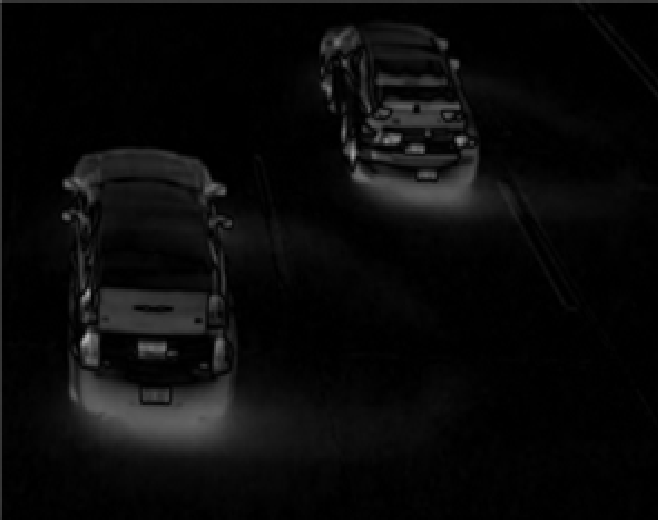
//> input picture images/1.png, 658 x 520 px, given in place of video.mp4, which was not available
$ ./main_t   (built with g++ and OpenCV 4)
//> lines starting //> are read from the running program, lines starting //| are printed output that depends on the picture; after the words box and inside, x2 and y2 are one past the last pixel; in counts of white or black regions, pixels touching at a corner belong together; pictures that were not available may be replaced by others from this repository, and a replacement may not be noted
#include "opencv.hpp"

using namespace cv;
using namespace std;

Mat BlendingPixel(const Mat& mbgrImgUnderlay, const Mat& mbgraImgOverlay, const Point& location); //메뉴바 그리기 함수

#define ABS(x,y)   ((x)>(y) ? (x)-(y) : (y)-(x)) //Max or Min 변경
#define RINFO_MAX    1280 // 화면 사이즈(Y)
#define RINFO_X      18 // 동일차량 x좌표 이동값
#define RINFO_Y      18 // 동일차량 y좌표 이동값
#define RINFO_VALID  292 // 더이상 카운트하지 않는 범위

bool check = false; // Line 색상 변경을 위한 조건식
int total_count = 0; // 카운트 변수

typedef struct rInfo //차량의 센터값 계산을 위한 정보 저장
{
	int x, y;
	int count;
	int px, py;
	int n;
	int id;
}   RINFO, *LPRINFO;

RINFO   rInfo[RINFO_MAX + 1];

LPRINFO   rInfoGet() //정보 불러오기
{
	return rInfo;
}

void   rInfoClear() //초기화
{
	LPRINFO   p = rInfoGet();
	for (int i = 0; i<RINFO_MAX; i++)
	{
		p[i].x = p[i].y = p[i].count = 0;
		p[i].px = p[i].py = 0;
		p[i].n = p[i].id = 0;
	}
}

// [78 lines left out: functions rInfoUpdate, rInfoPush, not called in this run]


int	main(int argc, char *argv[]) {

	VideoCapture capture("video.mp4");

	rInfoClear(); // 카운트 초기화

	Mat frame; // 칼라
	Mat Grayframe; // 그레이
	Mat old_frame; // 전프레임
	Mat sub_frame; // 현재프레임
	Mat temp; // 모폴로지 프레임
	Mat imgThresh; // Thresh 프레임
	Point crossingLine[2];  // 라인 긁기 변수

	int count = 0; //카운트 변수

	Mat menu; //메뉴 그림 변수
	int car=0; //car 카운트
	int bus=0; // bus 카운트
	int truck=0; // truck 카운트

	if (!capture.isOpened())
	{
		cout << " Can not open capture !!!" << endl;
		return 0;
	}

	int fps = (int)(capture.get(CAP_PROP_FPS));
	cout << "fps = " << fps << endl;

	int delay = 1000 / fps;


	for (;;)
	{


		capture >> frame;
//> frame is the input picture: 520 rows x 658 cols, CV_8UC3; min 0, max 177, mean 10.1


		/////////////////// 직선 그리기
		crossingLine[0].x = 0;
		crossingLine[0].y = 278;
		crossingLine[1].x = frame.cols - 1;
//> crossingLine = 2 Points (x, y): [0, 278], [657, 0]
		crossingLine[1].y = 278;
//> crossingLine = 2 Points (x, y): [0, 278], [657, 278]
		line(frame, crossingLine[0], crossingLine[1], Scalar(0.0, 0.0, 255.0), 2);
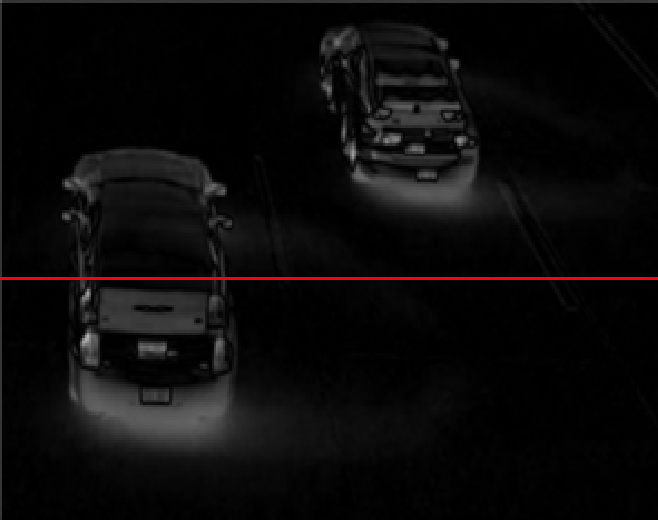
//> frame: 520 rows x 658 cols, CV_8UC3; 0.58% of pixels changed, all inside (x1, y1, x2, y2) = (0, 277, 658, 280)
		//////////////////


		if (frame.empty()) // 프레임이 없으면 중단
			break;

		cvtColor(frame, Grayframe, CV_BGR2GRAY); //2진화

		GaussianBlur(Grayframe, Grayframe, Size(5, 5), 0); //GaussianBlur 적용

		if (old_frame.empty()) //전 프레임이 없을경우
		{
			old_frame = Grayframe.clone(); // 현 프레임을 전 프레임에 넣기
			continue;
		}

		absdiff(old_frame, Grayframe, sub_frame); // 차영상

		threshold(sub_frame, imgThresh, 20, 255, CV_THRESH_BINARY); // Threshold -> 잡음제거

		Mat element21(21, 21, CV_8U, cv::Scalar(1)); //모폴로지 연산을 통한 잡음제거
		morphologyEx(imgThresh, temp, cv::MORPH_CLOSE, element21);
		morphologyEx(temp, temp, cv::MORPH_OPEN, element21);

		vector<vector<Point> > contours;  // Convex Hull 최외곽선 찾기
		findContours(temp, contours, noArray(), CV_RETR_EXTERNAL, CV_CHAIN_APPROX_SIMPLE);
		vector<vector<Point> >hull(contours.size());

		for (int i = 0; i < contours.size(); i++)
		{
			convexHull(Mat(contours[i]), hull[i]);
		}

		Mat drawing = Mat::zeros(imgThresh.size(), CV_8U); // 같은 크리 프레임 생성
		drawContours(drawing, hull, -1, Scalar(255, 255, 255), -1); //최외각선값으로 그린 후 그 영역채우기

		Mat img_labels, stats, centroids; // OpenCv 3.0에서 지원하는 Labeling 구현
		int numOfLables = connectedComponentsWithStats(drawing, img_labels, stats, centroids, 8, CV_32S);

		for (int j = 1; j < numOfLables; j++)
		{
			/////////////////////////////////////////////// 좌표값 저장
			int area = stats.at<int>(j, CC_STAT_AREA);
			int left = stats.at<int>(j, CC_STAT_LEFT);
			int top = stats.at<int>(j, CC_STAT_TOP);
			int width = stats.at<int>(j, CC_STAT_WIDTH);
			int height = stats.at<int>(j, CC_STAT_HEIGHT);

			int x = centroids.at<double>(j, 0);
			int y = centroids.at<double>(j, 1);
			///////////////////////////////////////////////

			if (width < 40 || height < 40) // 작은 사각형들은 필터링(제거)
				continue;

			if (y < 278 || y >600) // y는 센터값 => 일정범위에서는 필터링(제거)
			{
				continue;
			}

			circle(frame, Point(x, y), 2, Scalar(255, 0, 0), 4); //센터값에 원그리기
			rectangle(frame, Point(left, top), Point(left + width, top + height), Scalar(255, 0, 0), 2); // 센터값을 중심으로 사각형 그리기

			rInfoUpdate(); // 자동차가 지나간 영역에 대해서 삭제(업데이트)
			rInfoPush(x, y); // 자동차 카운트(센터값을 중심으로)

			if (check == true)  // 카운트시 직선 색상 변경 and 자동차, 트럭, 버스 크기별로 카운트
			{
				line(frame, crossingLine[0], crossingLine[1], Scalar(0.0, 255.0, 0.0), 2);
				if (area < 12000)
				{
					car++;
					cout << "size : ";
					cout << area;
					cout << endl;
				}
				else if (area > 12000)
				{
					truck++;
					cout << "size : ";
					cout << area;
					cout << endl;
				}
				else if (area > 30000)
				{
					bus++;
					cout << "size : ";
					cout << area;
					cout << endl;
				}
				check = false;
			}
		}


		//////////////////////////////////////////////////////////////////////////////// 메뉴바 합성
		Mat mbgrImgSolGee = frame;
		Mat mbgraImgCatEars = cv::imread("menu1.png", ImreadModes::IMREAD_UNCHANGED);
		resize(mbgraImgCatEars, mbgraImgCatEars, Size(1280,60));
		frame = BlendingPixel(mbgrImgSolGee, mbgraImgCatEars, Point(0, 0));


		putText(frame, to_string(bus), Point(200, 51), CV_FONT_HERSHEY_PLAIN, 4, Scalar(0, 0, 255), 5); //글씨추가_버스
		putText(frame, to_string(truck), Point(515, 51), CV_FONT_HERSHEY_PLAIN, 4, Scalar(0, 0, 255), 5); //글씨추가_트럭
		putText(frame, to_string(car), Point(820, 51), CV_FONT_HERSHEY_PLAIN, 4, Scalar(0, 0, 255), 5); //글씨추가_자동차
		putText(frame, to_string(total_count), Point(1150, 51), CV_FONT_HERSHEY_PLAIN, 4, Scalar(0, 0, 255), 5); //글씨추가_총합


		imshow("frame", frame);
	//	imshow("sub_frame", sub_frame);
	//	imshow("imgThresh", imgThresh);
	//	imshow("temp", temp);
		imshow("drwaing", drawing);
	//	imshow("gray", Grayframe);
		old_frame = Grayframe.clone(); //현재프레임을 이전프레임에 넣어서 변경

		int ckey = waitKey(1);
		if (ckey == 27) break; // ESC 종료
		if (ckey == 32) // Space 일시정지
		{
			cvWaitKey(0);
		}
	}
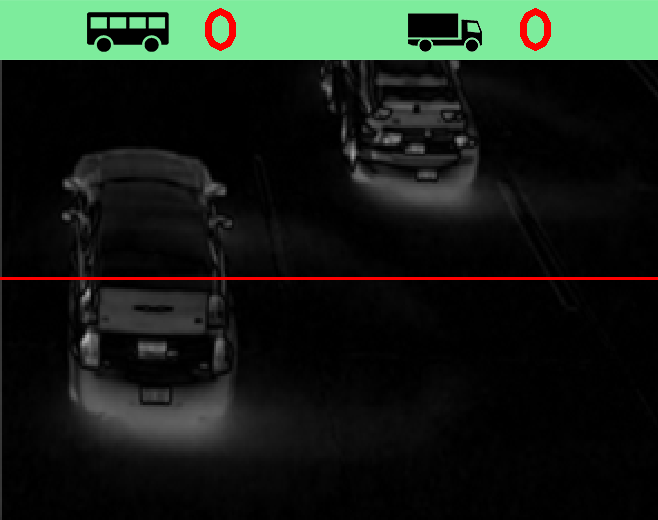
//> frame: 520 rows x 658 cols, CV_8UC3; mean B, G, R 25, 33, 24.4
	return 0;
}

Mat BlendingPixel(const Mat& mbgrImgUnderlay, const Mat& mbgraImgOverlay, const Point& location) // 영상과 그림을 합치는 최적화 알고리즘(Menu 바 합성)
{
	Mat mbgrImgResult = mbgrImgUnderlay.clone();
	for (int y = max(location.y, 0); y < mbgrImgUnderlay.rows; ++y)
	{
		int fY = y - location.y;

		if (fY >= mbgraImgOverlay.rows)
			break;
		for (int x = std::max(location.x, 0); x < mbgrImgUnderlay.cols; ++x)
		{
			int fX = x - location.x;
			if (fX >= mbgraImgOverlay.cols)
				break;
			double opacity = 1; //메뉴바 투명도
			for (int c = 0; opacity > 0 && c < mbgrImgUnderlay.channels(); ++c)
			{
				unsigned char overlayPx = mbgraImgOverlay.data[fY * mbgraImgOverlay.step + fX * mbgraImgOverlay.channels() + c];
				unsigned char srcPx = mbgrImgUnderlay.data[y * mbgrImgUnderlay.step + x * mbgrImgUnderlay.channels() + c];
				mbgrImgResult.data[y * mbgrImgUnderlay.step + mbgrImgUnderlay.channels() * x + c] = srcPx * (1. - opacity) + overlayPx * opacity;
			}
		}
	}
	return mbgrImgResult;
}

$ run again, on images/2.png
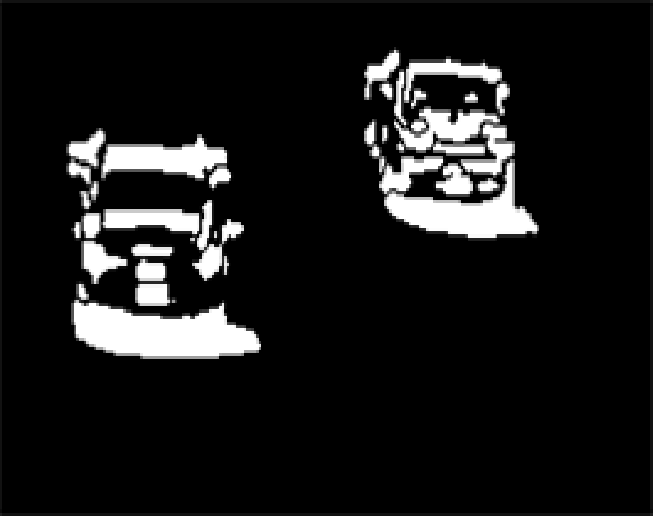
//> input picture images/2.png, 654 x 519 px, given in place of video.mp4, which was not available
//> frame is the input picture: 519 rows x 654 cols, CV_8UC3; min 0, max 255, mean 26.3
//> `line(frame, crossingLine[0], crossingLine[1], Scalar(0.0, 0.0, 255.0),..`:
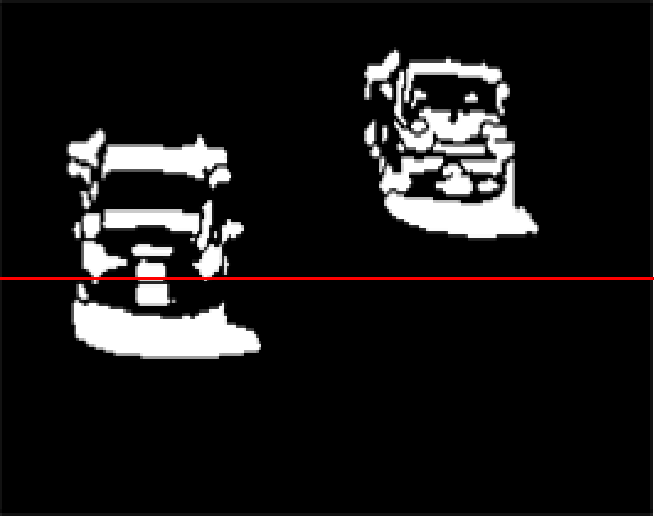
//> frame: 519 rows x 654 cols, CV_8UC3; 0.58% of pixels changed, all inside (x1, y1, x2, y2) = (0, 277, 654, 280)
//> `GaussianBlur(Grayframe, Grayframe, Size(5, 5), 0);`:
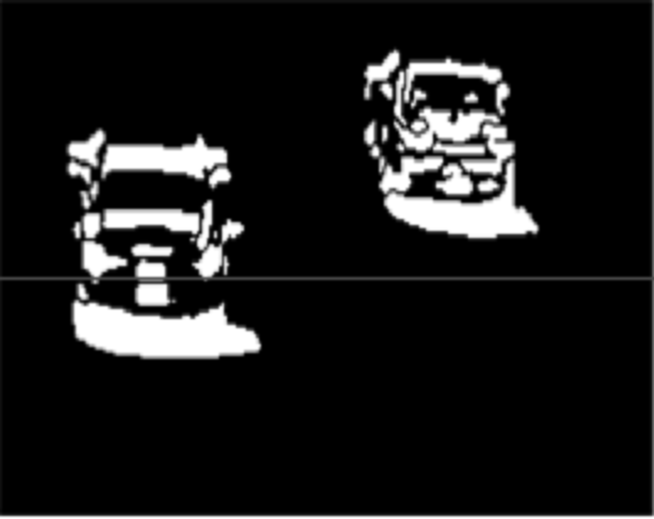
//> Grayframe: 519 rows x 654 cols, CV_8UC1; min 0, max 255, mean 26.6

$ run again, on images/3.png
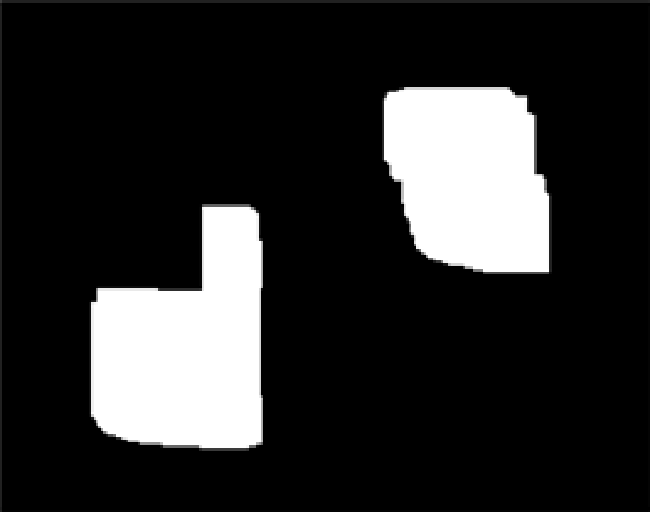
//> input picture images/3.png, 653 x 514 px, given in place of video.mp4, which was not available
//> frame is the input picture: 514 rows x 653 cols, CV_8UC3; min 0, max 255, mean 45.6
//> `line(frame, crossingLine[0], crossingLine[1], Scalar(0.0, 0.0, 255.0),..`:
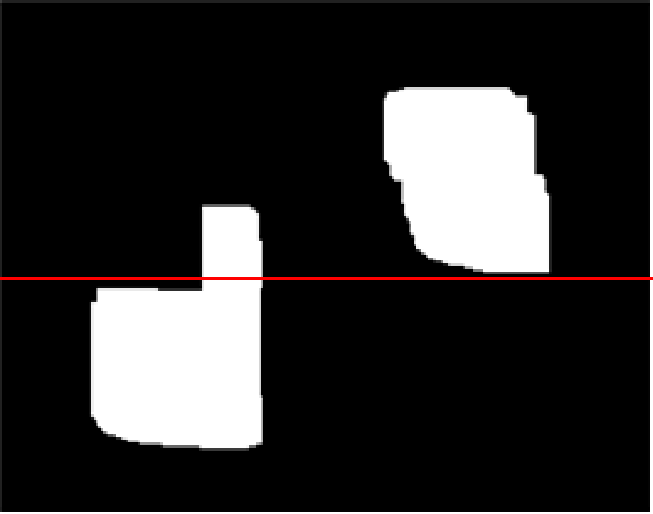
//> frame: 514 rows x 653 cols, CV_8UC3; 0.58% of pixels changed, all inside (x1, y1, x2, y2) = (0, 277, 653, 280)
//> `GaussianBlur(Grayframe, Grayframe, Size(5, 5), 0);`:
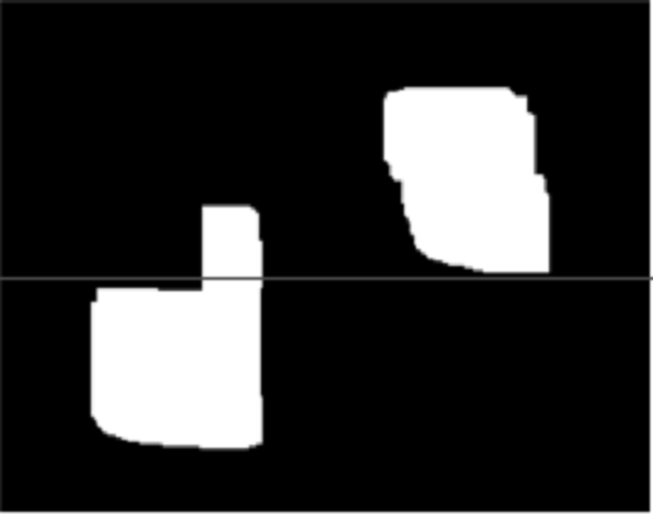
//> Grayframe: 514 rows x 653 cols, CV_8UC1; min 0, max 255, mean 45.9
